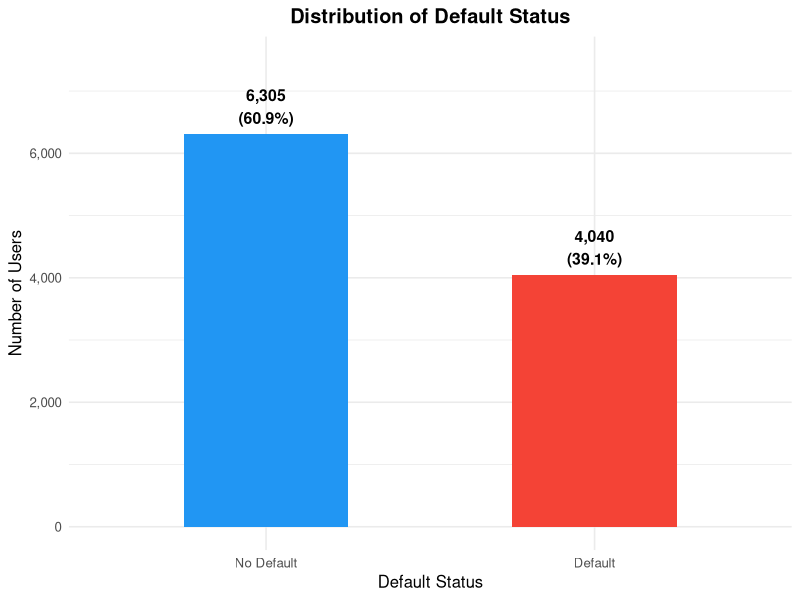
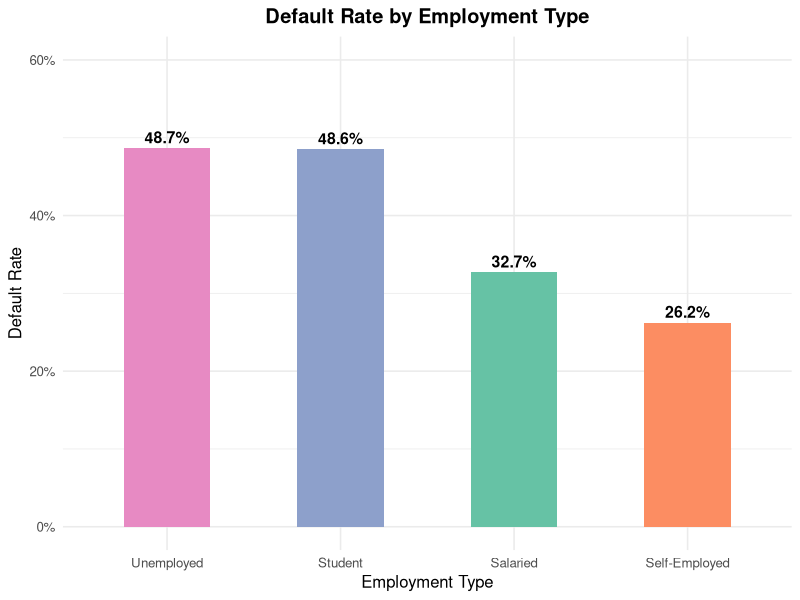
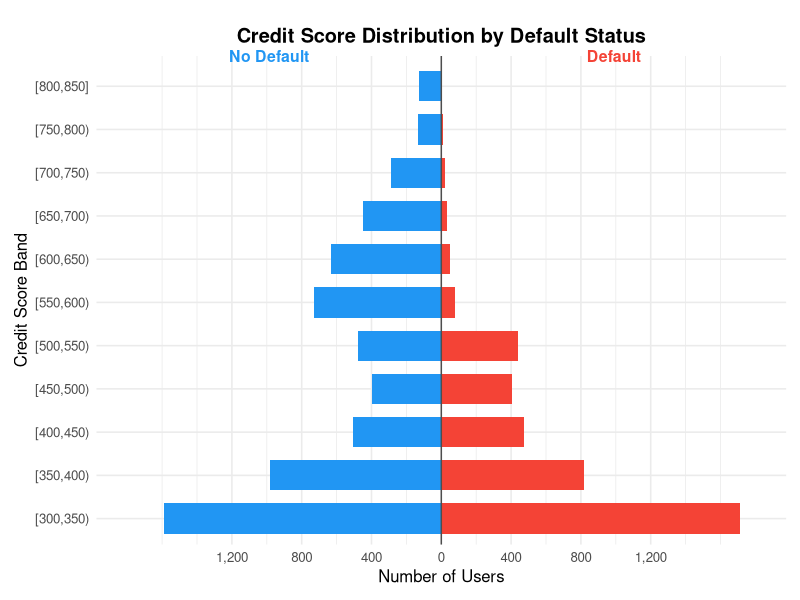
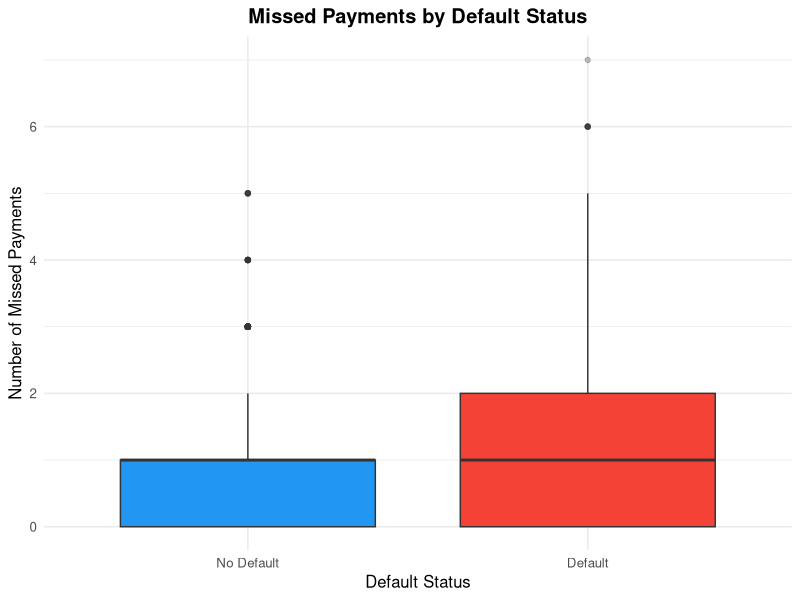
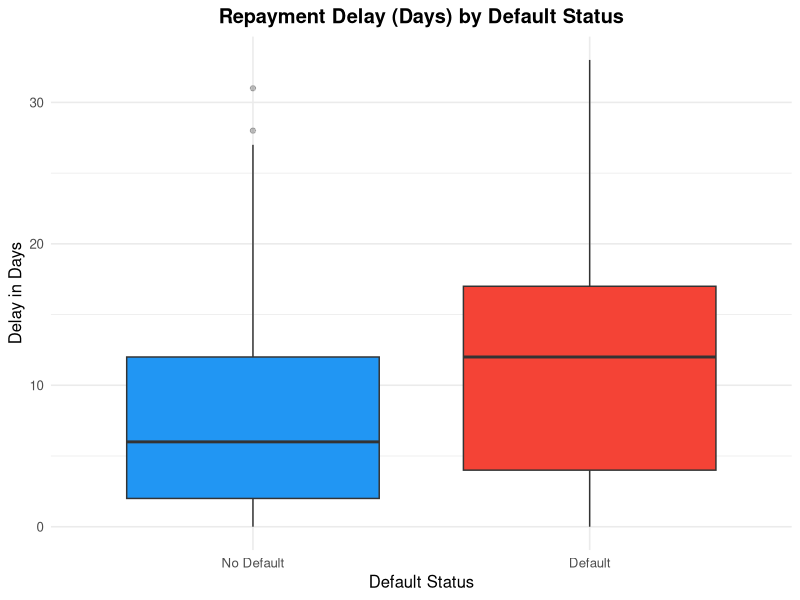
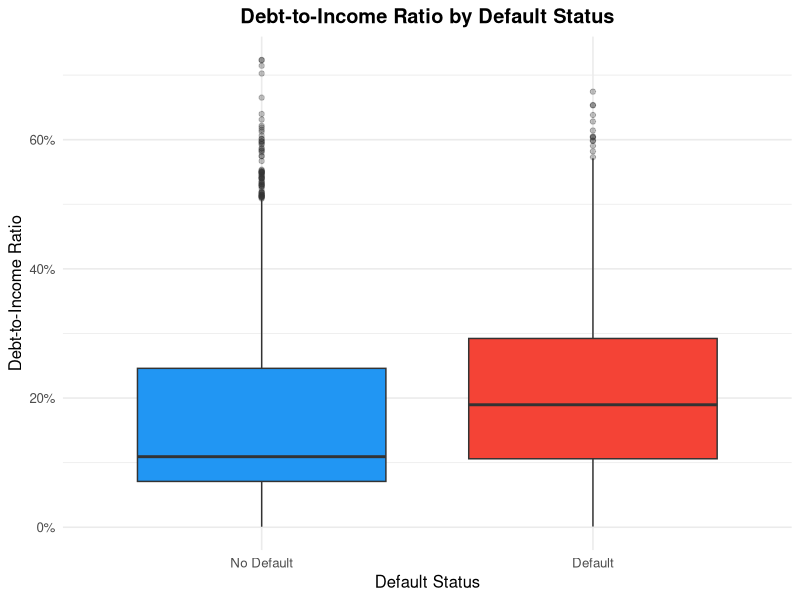
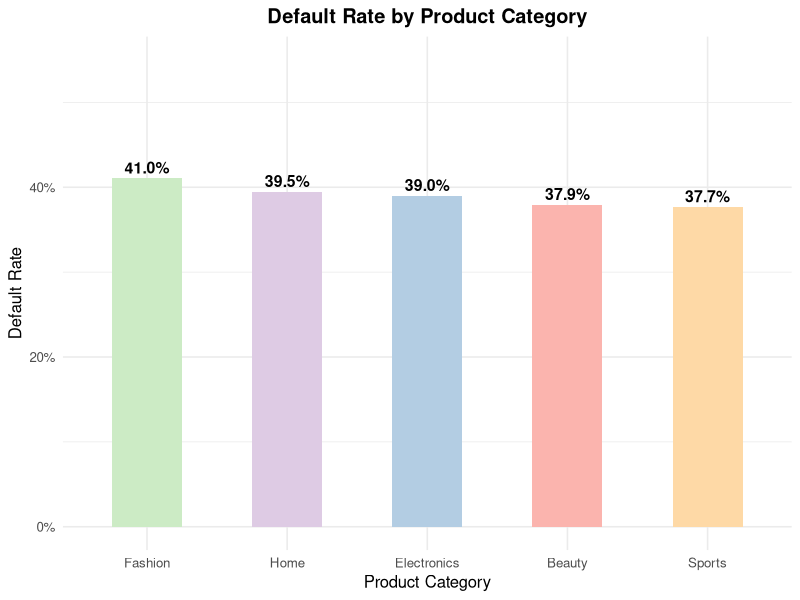
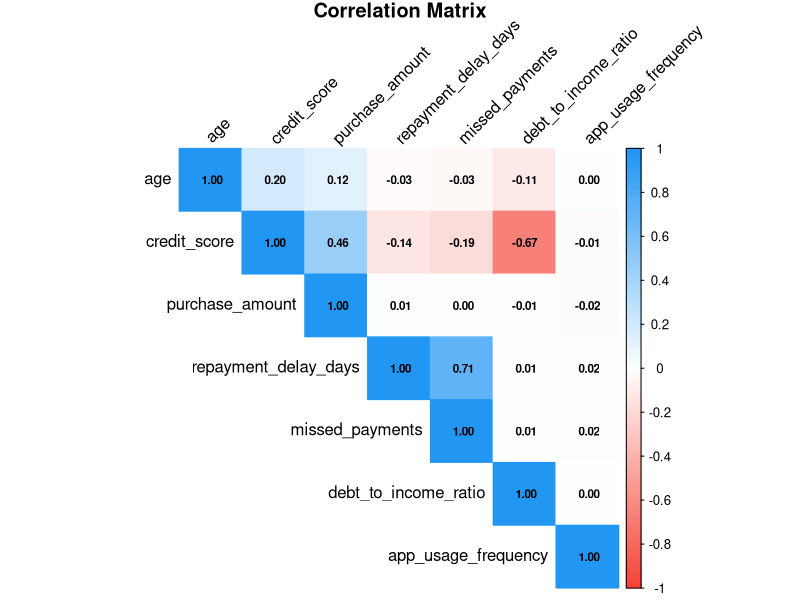

Here is the R script that generated these plots, in order:
## ---- chunk 1
knitr::opts_chunk$set(echo = FALSE, message = FALSE, warning = FALSE,
                      fig.pos = "H", out.extra = "", fig.align = "center")

library(tidyverse)
library(scales)
library(knitr)
library(kableExtra)
library(lubridate)
library(corrplot)
## ---- chunk 2
df <- read_csv("Buy_Now_Pay_Later_BNPL_CreditRisk_Dataset.csv")

df <- df %>%
  mutate(
    default_flag = factor(default_flag, levels = c(0, 1),
                          labels = c("No Default", "Default")),
    employment_type  = factor(employment_type),
    product_category = factor(product_category),
    location         = factor(location),
    bnpl_installments = factor(bnpl_installments),
    transaction_date = mdy(transaction_date)
  )
## ---- chunk 3
overview <- tibble(
  Item  = c("Total Records", "Total Variables", "Defaulted Users",
            "Non-Defaulted Users", "Default Rate", "Missing Values"),
  Value = c(
    format(nrow(df), big.mark = ","),
    ncol(df),
    format(sum(df$default_flag == "Default"), big.mark = ","),
    format(sum(df$default_flag == "No Default"), big.mark = ","),
    paste0(round(mean(df$default_flag == "Default") * 100, 1), "%"),
    "None"
  )
)

kable(overview, caption = "Dataset Overview",
      booktabs = TRUE, align = c("l", "r")) %>%
  kable_styling(latex_options = c("hold_position"), full_width = FALSE)
## ---- chunk 4
num_vars <- df %>%
  select(age, credit_score, purchase_amount,
         repayment_delay_days, missed_payments,
         debt_to_income_ratio, app_usage_frequency)

desc_stats <- num_vars %>%
  summarise(across(everything(), list(
    Mean   = ~round(mean(.), 2),
    Median = ~round(median(.), 2),
    SD     = ~round(sd(.), 2),
    Min    = ~round(min(.), 2),
    Max    = ~round(max(.), 2)
  ))) %>%
  pivot_longer(everything(),
               names_to  = c("Variable", "Statistic"),
               names_sep = "_(?=[^_]+$)") %>%
  pivot_wider(names_from = Statistic, values_from = value)

kable(desc_stats,
      caption = "Descriptive Statistics of Numerical Variables",
      booktabs = TRUE, align = c("l", rep("r", 5))) %>%
  kable_styling(latex_options = c("hold_position", "scale_down"))
## ---- chunk 5
df %>%
  count(default_flag) %>%
  mutate(pct = n / sum(n),
         label = paste0(comma(n), "\n(", percent(pct, accuracy = 0.1), ")")) %>%
  ggplot(aes(x = default_flag, y = n, fill = default_flag)) +
  geom_col(width = 0.5, show.legend = FALSE) +
  geom_text(aes(label = label), vjust = -0.3, size = 4, fontface = "bold") +
  scale_fill_manual(values = c("No Default" = "#2196F3", "Default" = "#F44336")) +
  scale_y_continuous(labels = comma, limits = c(0, 7500)) +
  labs(title = "Distribution of Default Status",
       x = "Default Status", y = "Number of Users") +
  theme_minimal(base_size = 12) +
  theme(plot.title = element_text(face = "bold", hjust = 0.5))
## ---- chunk 6
df %>%
  group_by(employment_type) %>%
  summarise(
    total   = n(),
    default = sum(default_flag == "Default"),
    rate    = default / total
  ) %>%
  ggplot(aes(x = reorder(employment_type, -rate), y = rate, fill = employment_type)) +
  geom_col(width = 0.5, show.legend = FALSE) +
  geom_text(aes(label = percent(rate, accuracy = 0.1)),
            vjust = -0.4, fontface = "bold", size = 4) +
  scale_y_continuous(labels = percent, limits = c(0, 0.6)) +
  scale_fill_brewer(palette = "Set2") +
  labs(title = "Default Rate by Employment Type",
       x = "Employment Type", y = "Default Rate") +
  theme_minimal(base_size = 12) +
  theme(plot.title = element_text(face = "bold", hjust = 0.5))
## ---- chunk 7
pyramid_data <- df %>%
  mutate(score_band = cut(credit_score,
                          breaks = seq(300, 850, by = 50),
                          include.lowest = TRUE,
                          right = FALSE)) %>%
  count(score_band, default_flag) %>%
  mutate(n_plot = ifelse(default_flag == "No Default", -n, n))

x_max <- max(abs(pyramid_data$n_plot), na.rm = TRUE) * 1.05

ggplot(pyramid_data, aes(x = n_plot, y = score_band, fill = default_flag)) +
  geom_col(width = 0.7) +
  geom_vline(xintercept = 0, colour = "grey30", linewidth = 0.5) +
  scale_x_continuous(
    labels = function(x) comma(abs(x)),
    breaks = seq(-1200, 1200, by = 400),
    limits = c(-x_max, x_max)
  ) +
  scale_fill_manual(values = c("No Default" = "#2196F3", "Default" = "#F44336")) +
  labs(title = "Credit Score Distribution by Default Status",
       x = "Number of Users", y = "Credit Score Band") +
  annotate("text", x = -x_max * 0.55, y = 11.7,
           label = "No Default", colour = "#2196F3", fontface = "bold", size = 4) +
  annotate("text", x =  x_max * 0.55, y = 11.7,
           label = "Default",    colour = "#F44336", fontface = "bold", size = 4) +
  coord_cartesian(clip = "off") +
  theme_minimal(base_size = 12) +
  theme(plot.title    = element_text(face = "bold", hjust = 0.5),
        plot.margin   = margin(t = 20, r = 10, b = 10, l = 10),
        legend.position = "none")
## ---- chunk 8
ggplot(df, aes(x = default_flag, y = missed_payments, fill = default_flag)) +
  geom_boxplot(show.legend = FALSE, outlier.alpha = 0.3) +
  scale_fill_manual(values = c("No Default" = "#2196F3", "Default" = "#F44336")) +
  labs(title = "Missed Payments by Default Status",
       x = "Default Status", y = "Number of Missed Payments") +
  theme_minimal(base_size = 12) +
  theme(plot.title = element_text(face = "bold", hjust = 0.5))
## ---- chunk 9
ggplot(df, aes(x = default_flag, y = repayment_delay_days, fill = default_flag)) +
  geom_boxplot(show.legend = FALSE, outlier.alpha = 0.3) +
  scale_fill_manual(values = c("No Default" = "#2196F3", "Default" = "#F44336")) +
  labs(title = "Repayment Delay (Days) by Default Status",
       x = "Default Status", y = "Delay in Days") +
  theme_minimal(base_size = 12) +
  theme(plot.title = element_text(face = "bold", hjust = 0.5))
## ---- chunk 10
ggplot(df, aes(x = default_flag, y = debt_to_income_ratio, fill = default_flag)) +
  geom_boxplot(show.legend = FALSE, outlier.alpha = 0.3) +
  scale_fill_manual(values = c("No Default" = "#2196F3", "Default" = "#F44336")) +
  scale_y_continuous(labels = percent) +
  labs(title = "Debt-to-Income Ratio by Default Status",
       x = "Default Status", y = "Debt-to-Income Ratio") +
  theme_minimal(base_size = 12) +
  theme(plot.title = element_text(face = "bold", hjust = 0.5))
## ---- chunk 11
df %>%
  group_by(product_category) %>%
  summarise(
    total   = n(),
    default = sum(default_flag == "Default"),
    rate    = default / total
  ) %>%
  ggplot(aes(x = reorder(product_category, -rate), y = rate, fill = product_category)) +
  geom_col(width = 0.5, show.legend = FALSE) +
  geom_text(aes(label = percent(rate, accuracy = 0.1)),
            vjust = -0.4, fontface = "bold", size = 4) +
  scale_y_continuous(labels = percent, limits = c(0, 0.55)) +
  scale_fill_brewer(palette = "Pastel1") +
  labs(title = "Default Rate by Product Category",
       x = "Product Category", y = "Default Rate") +
  theme_minimal(base_size = 12) +
  theme(plot.title = element_text(face = "bold", hjust = 0.5))
## ---- chunk 12
cor_data <- df %>%
  select(age, credit_score, purchase_amount,
         repayment_delay_days, missed_payments,
         debt_to_income_ratio, app_usage_frequency) %>%
  cor()

corrplot(cor_data,
         method      = "color",
         type        = "upper",
         addCoef.col = "black",
         tl.col      = "black",
         tl.srt      = 45,
         number.cex  = 0.7,
         col         = colorRampPalette(c("#F44336", "white", "#2196F3"))(200),
         title       = "Correlation Matrix",
         mar         = c(0, 0, 1, 0))
